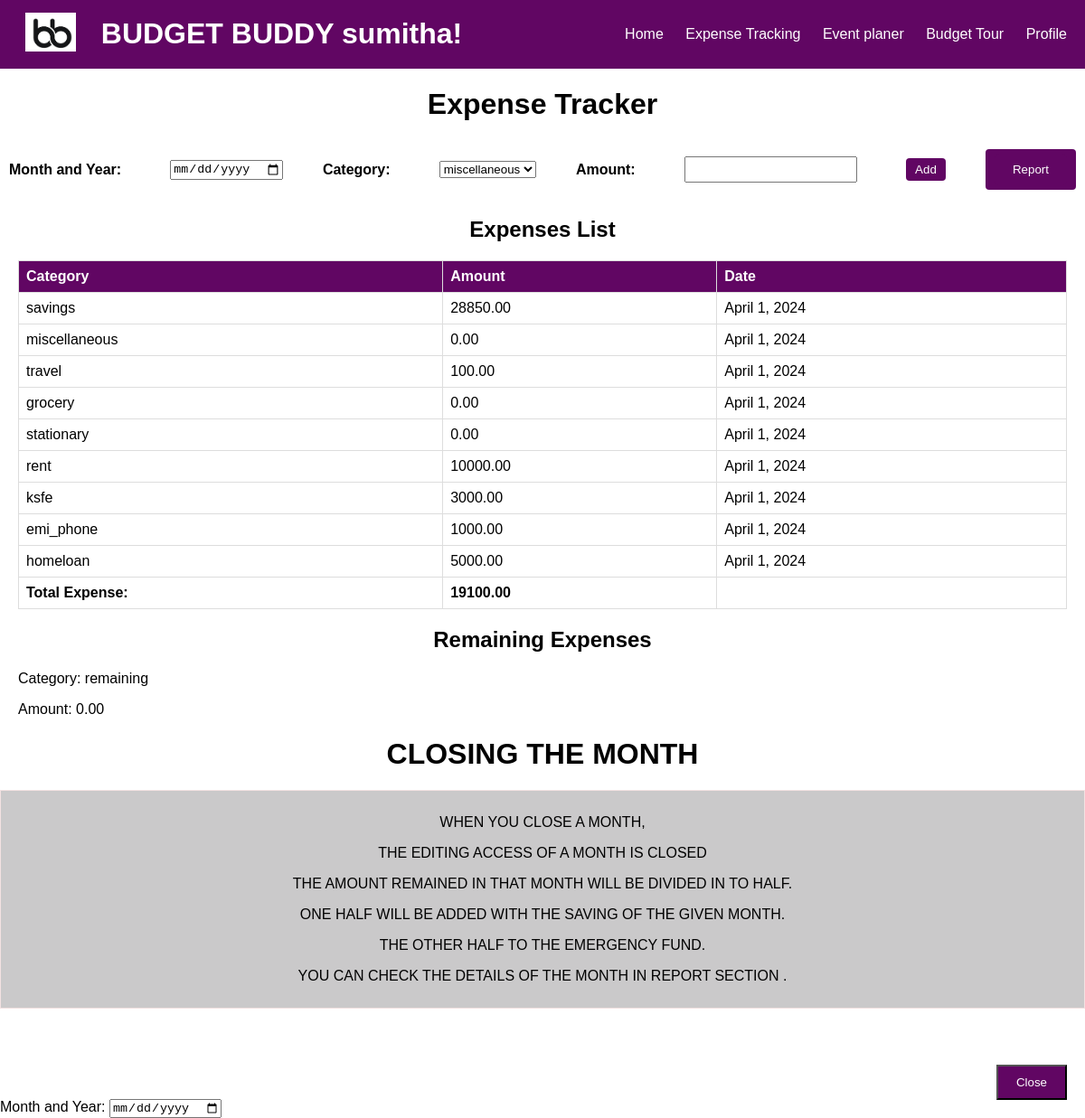
Page /expense/ (signed in) on the committed database.
### expenses/models.py (models this page shows, shortened)
class ExpenseDetails(models.Model):
    user = models.ForeignKey(User, on_delete=models.CASCADE,default=None)
    category = models.CharField(max_length=100)
    cat_expense = models.DecimalField(max_digits=10, decimal_places=2, default=0)
    month_year = models.DateField(default=datetime.date.today().replace(day=1))

### expenses/views.py (the view, shortened to what this page needs)
# urls.py: path('expense/', views.expense, name='expense'),
def expense(request):
    categories = ExpenseCategory.objects.filter(user=request.user).values_list('category', flat=True).distinct()
    categories_with_zero_expense = ExpenseCategory.objects.filter(user=request.user, fixed_expense=0).values_list('category', flat=True).distinct()
    month_year_date = datetime.now().date()
    month_year_date = month_year_date.replace(day=1)
    expenses = ExpenseDetails.objects.filter(user=request.user, month_year=month_year_date).exclude(category='remaining')
    total_expense_amount = sum(expense.cat_expense for expense in expenses.exclude(category__in=['remaining', 'savings']))
    remaining_category = ExpenseDetails.objects.filter(user=request.user, category='remaining', month_year=month_year_date).first()
    return render(request, 'expense.html', {'expenses': expenses,'month_year_date':month_year_date,'categories_with_zero_expense': categories_with_zero_expense,  'total_expense_amount': total_expense_amount, 'remaining_category':remaining_category})

### expenses/templates/expense.html (shortened to what this page needs)
<!DOCTYPE html>
<html lang="en">
<head>
</head>
<body>
    {% include 'header.html' %}
    <h1>Expense Tracker</h1>
    <form id="expense-form" method="post" action="{% url 'expense' %}">
        <div class="input-section">
            <label for="date-input">Month and Year:</label>
            <input type="date" id="date-input" name="month_year">
            <label for="category-select">Category:</label>
            <select name="category">
                {% for category in  categories_with_zero_expense %}
                    {% if category != 'savings'  and category != 'remaining' %}
                        <option value="{{ category }}">{{ category }}</option>
                    {% endif %}
                {% endfor %}
            </select>
            <label for="amount-input">Amount:</label>
            <input type="number" id="amount-input" name="amount">
            <button type="submit" id="add-btn" name="action" value="Add">Add</button>
            <button class="report-btn"><a href="{% url 'chart' %}" class="report-btn">Report</a></button>
        </div>
    <div class="expenses-list">
        <h2>Expenses List</h2>
        <table>
            <thead>
                <tr>
                    <th>Category</th>
                    <th>Amount</th>
                    <th>Date</th>
                </tr>
            </thead>
            <tbody>
                {% for expense in expenses %}
                    <tr>
                        <td>{{ expense.category }}</td>
                        <td>{{ expense.cat_expense }}</td>
                        <td>{{ expense.month_year }}</td>
                    </tr>
                {% endfor %}
            </tbody>
            <tfoot>
                <tr>
                    <td>Total Expense:</td>
                    <td>{{ total_expense_amount }}</td>
                    <td></td>
                </tr>
            </tfoot>
        </table>
        {% if remaining_category %}
        <div>
            <h2>Remaining Expenses</h2>
            <p>Category: {{ remaining_category.category }}</p>
            <p>Amount: {{ remaining_category.cat_expense }}</p>
        </div>
        {% endif %}
    </div>
    </form>
    <h1>CLOSING THE MONTH </h1>
        <form id="" method="post" action="{% url 'expense' %}">
            <div class="closing-box">
                <p>WHEN YOU CLOSE A MONTH,</p>
                <p>THE EDITING ACCESS OF A MONTH IS CLOSED</p>
                <p>THE AMOUNT REMAINED IN THAT MONTH WILL BE DIVIDED IN TO HALF.</p>
                <p>ONE HALF WILL BE ADDED WITH THE SAVING OF THE GIVEN MONTH.</p>
                <p>THE OTHER HALF TO THE EMERGENCY FUND.</p>
                <p>YOU CAN CHECK THE DETAILS OF THE MONTH IN REPORT SECTION .</p>
            </div>
            <div class="close">
                <label for="date-input">Month and Year:</label>
                <input type="date" id="date-input" name="month_year">
                <button type="submit" id="close-btn" name="action" value="close">Close</button>
            </div>
        </form>
</body>
</html>

### expenses/templates/header.html (shortened to what this page needs)
<!DOCTYPE html>
<html lang="en">
<head>
</head>
<body>
    {% load static %}
    <header class="header">
        <div class="logo-and-name">
            <div class="logo">
                <img src="{% static 'images/logo.png' %}" alt="Logo" class="logo-image">
            </div>
            <div class="project-name">
                <h1>BUDGET BUDDY {{ request.user.username }}!</h1>
            </div>
        </div>
        <nav class="nav-links">
            <ul>
                <li><a href="{% url 'home' %}">Home</a></li>
                <li><a href="{% url 'expense' %}">Expense Tracking</a></li>
                <li><a href="{% url 'eventhome' %}">Event planer</a></li>
                <li><a href="{% url 'hometour' %}">Budget Tour</a></li>
                <li><a href="{% url 'profile' %}">Profile</a></li>
            </ul>
        </nav>
    </header>
</body>
</html>

### expenses/templates/expense.html (style rules this page uses)
body { font-family: Arial, sans-serif; margin: 0; }
h1, h2 { text-align: center; }
.input-section { display: flex; flex-direction: row; justify-content: space-between; align-items: center; padding: 10px; }
.input-section label { font-weight: bold; margin-right: 10px; }
.input-section input[type="number"], .input-section input[type="month"] { padding: 5px; margin-right: 10px; }
.input-section button { padding: 5px 10px; background-color: #610663; color: white; border: none; border-radius: 4px; cursor: pointer; }
.report-btn { display: inline-block; padding: 10px 20px; background-color: #610663; color: #fff; text-decoration: none; border: none; border-radius: 5px; cursor: pointer; }
.expenses-list { margin: 20px; }
table { width: 100%; border-collapse: collapse; }
th, td { border: 1px solid #ddd; padding: 8px; text-align: left; }
th { background-color: #610663; color: white; }
tfoot td { font-weight: bold; }
#close-btn { position: fixed; bottom: 20px; right: 20px; padding: 10px 20px; background-color: #610663; color: #fff; }
.close { margin-top: 100px; }
.closing-box { background-color: #cac9ca; border: 1px solid #f3e2e2; padding: 10px; margin-top: 10px; text-align: center; }

### expenses/templates/header.html (style rules this page uses)
body { font-family: 'Arial', sans-serif; background-size: cover; background-position: center; margin: 0; padding: 0; }
.header { height: 2cm; display: flex; justify-content: space-between; align-items: center; padding: 0 20px; background-color: #610663; }
.logo-and-name { display: flex; align-items: center; }
.logo { margin-right: 20px; }
.project-name h1 { color: white; margin: 0; }
.nav-links ul { list-style: none; margin: 0; padding: 0; }
.nav-links li { display: inline-block; margin-right: 20px; }
.nav-links li:last-child { margin-right: 0; }
.nav-links a { color: white; text-decoration: none; }
.logo-image { width: 1.5cm; height: auto; padding: 0.2cm; }

### rows in the picture
ExpenseDetails: category "savings", cat_expense "28850.00", month_year "April 1, 2024"
ExpenseDetails: category "miscellaneous", cat_expense "0.00", month_year "April 1, 2024"
ExpenseDetails: category "travel", cat_expense "100.00", month_year "April 1, 2024"
ExpenseDetails: category "grocery", cat_expense "0.00", month_year "April 1, 2024"
ExpenseDetails: category "stationary", cat_expense "0.00", month_year "April 1, 2024"
ExpenseDetails: category "rent", cat_expense "10000.00", month_year "April 1, 2024"
ExpenseDetails: category "ksfe", cat_expense "3000.00", month_year "April 1, 2024"
ExpenseDetails: category "emi_phone", cat_expense "1000.00", month_year "April 1, 2024"
ExpenseDetails: category "homeloan", cat_expense "5000.00", month_year "April 1, 2024"
ExpenseDetails: category "remaining", cat_expense "0.00"

### other values in the picture
{{ request.user.username }} "sumitha"
{{ total_expense_amount }} "19100.00"
form field category "miscellaneous"
